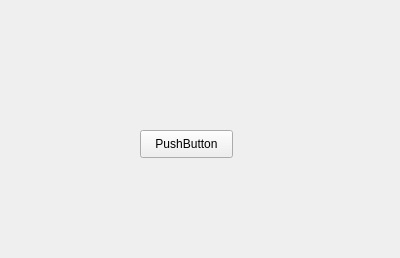
<?xml version="1.0" encoding="UTF-8"?>
<ui version="4.0">
 <class>Form</class>
 <widget class="QWidget" name="Form">
  <property name="geometry">
   <rect>
    <x>0</x>
    <y>0</y>
    <width>400</width>
    <height>258</height>
   </rect>
  </property>
  <property name="windowTitle">
   <string>Form</string>
  </property>
  <widget class="QPushButton" name="pushButton">
   <property name="geometry">
    <rect>
     <x>140</x>
     <y>130</y>
     <width>93</width>
     <height>28</height>
    </rect>
   </property>
   <property name="text">
    <string>PushButton</string>
   </property>
   <property name="shortcut">
    <string>Return</string>
   </property>
  </widget>
 </widget>
 <resources/>
 <connections/>
</ui>
